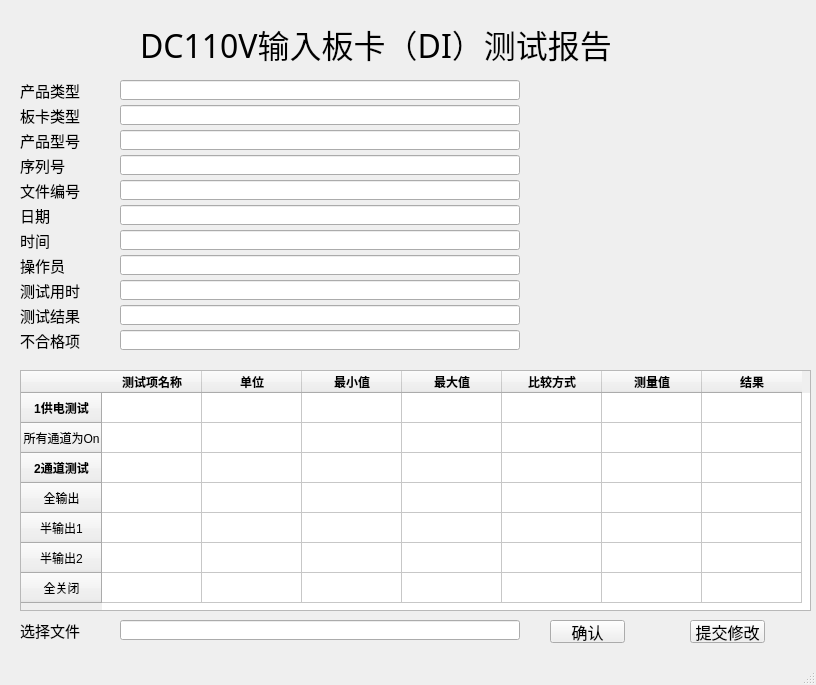
<?xml version="1.0" encoding="UTF-8"?>
<ui version="4.0">
 <class>MainWindow</class>
 <widget class="QMainWindow" name="MainWindow">
  <property name="geometry">
   <rect>
    <x>0</x>
    <y>0</y>
    <width>816</width>
    <height>685</height>
   </rect>
  </property>
  <property name="windowTitle">
   <string>MainWindow</string>
  </property>
  <widget class="QWidget" name="centralwidget">
   <widget class="QLabel" name="label">
    <property name="geometry">
     <rect>
      <x>140</x>
      <y>8</y>
      <width>491</width>
      <height>71</height>
     </rect>
    </property>
    <property name="font">
     <font>
      <family>Andalus</family>
      <pointsize>24</pointsize>
     </font>
    </property>
    <property name="text">
     <string>DC110V输入板卡（DI）测试报告</string>
    </property>
   </widget>
   <widget class="QLabel" name="label_2">
    <property name="geometry">
     <rect>
      <x>20</x>
      <y>80</y>
      <width>71</width>
      <height>20</height>
     </rect>
    </property>
    <property name="font">
     <font>
      <family>黑体</family>
      <pointsize>11</pointsize>
     </font>
    </property>
    <property name="text">
     <string>产品类型</string>
    </property>
   </widget>
   <widget class="QLabel" name="label_3">
    <property name="geometry">
     <rect>
      <x>20</x>
      <y>105</y>
      <width>71</width>
      <height>20</height>
     </rect>
    </property>
    <property name="font">
     <font>
      <family>黑体</family>
      <pointsize>11</pointsize>
     </font>
    </property>
    <property name="text">
     <string>板卡类型</string>
    </property>
   </widget>
   <widget class="QLabel" name="label_4">
    <property name="geometry">
     <rect>
      <x>20</x>
      <y>130</y>
      <width>71</width>
      <height>20</height>
     </rect>
    </property>
    <property name="font">
     <font>
      <family>黑体</family>
      <pointsize>11</pointsize>
     </font>
    </property>
    <property name="text">
     <string>产品型号</string>
    </property>
   </widget>
   <widget class="QLabel" name="label_5">
    <property name="geometry">
     <rect>
      <x>20</x>
      <y>155</y>
      <width>54</width>
      <height>20</height>
     </rect>
    </property>
    <property name="font">
     <font>
      <family>黑体</family>
      <pointsize>11</pointsize>
     </font>
    </property>
    <property name="text">
     <string>序列号</string>
    </property>
   </widget>
   <widget class="QLabel" name="label_6">
    <property name="geometry">
     <rect>
      <x>20</x>
      <y>180</y>
      <width>71</width>
      <height>20</height>
     </rect>
    </property>
    <property name="font">
     <font>
      <family>黑体</family>
      <pointsize>11</pointsize>
     </font>
    </property>
    <property name="text">
     <string>文件编号</string>
    </property>
   </widget>
   <widget class="QLabel" name="label_7">
    <property name="geometry">
     <rect>
      <x>20</x>
      <y>205</y>
      <width>54</width>
      <height>20</height>
     </rect>
    </property>
    <property name="font">
     <font>
      <family>黑体</family>
      <pointsize>11</pointsize>
     </font>
    </property>
    <property name="text">
     <string>日期</string>
    </property>
   </widget>
   <widget class="QLabel" name="label_8">
    <property name="geometry">
     <rect>
      <x>20</x>
      <y>230</y>
      <width>54</width>
      <height>20</height>
     </rect>
    </property>
    <property name="font">
     <font>
      <family>黑体</family>
      <pointsize>11</pointsize>
     </font>
    </property>
    <property name="text">
     <string>时间</string>
    </property>
   </widget>
   <widget class="QLabel" name="label_9">
    <property name="geometry">
     <rect>
      <x>20</x>
      <y>255</y>
      <width>54</width>
      <height>20</height>
     </rect>
    </property>
    <property name="font">
     <font>
      <family>黑体</family>
      <pointsize>11</pointsize>
     </font>
    </property>
    <property name="text">
     <string>操作员</string>
    </property>
   </widget>
   <widget class="QLabel" name="label_10">
    <property name="geometry">
     <rect>
      <x>20</x>
      <y>280</y>
      <width>71</width>
      <height>20</height>
     </rect>
    </property>
    <property name="font">
     <font>
      <family>黑体</family>
      <pointsize>11</pointsize>
     </font>
    </property>
    <property name="text">
     <string>测试用时</string>
    </property>
   </widget>
   <widget class="QLabel" name="label_11">
    <property name="geometry">
     <rect>
      <x>20</x>
      <y>305</y>
      <width>71</width>
      <height>20</height>
     </rect>
    </property>
    <property name="font">
     <font>
      <family>黑体</family>
      <pointsize>11</pointsize>
     </font>
    </property>
    <property name="text">
     <string>测试结果</string>
    </property>
   </widget>
   <widget class="QLabel" name="label_12">
    <property name="geometry">
     <rect>
      <x>20</x>
      <y>330</y>
      <width>71</width>
      <height>20</height>
     </rect>
    </property>
    <property name="font">
     <font>
      <family>黑体</family>
      <pointsize>11</pointsize>
     </font>
    </property>
    <property name="text">
     <string>不合格项</string>
    </property>
   </widget>
   <widget class="QLineEdit" name="product_type">
    <property name="geometry">
     <rect>
      <x>120</x>
      <y>80</y>
      <width>400</width>
      <height>20</height>
     </rect>
    </property>
   </widget>
   <widget class="QLineEdit" name="board_type">
    <property name="geometry">
     <rect>
      <x>120</x>
      <y>105</y>
      <width>400</width>
      <height>20</height>
     </rect>
    </property>
   </widget>
   <widget class="QLineEdit" name="product_model">
    <property name="geometry">
     <rect>
      <x>120</x>
      <y>130</y>
      <width>400</width>
      <height>20</height>
     </rect>
    </property>
   </widget>
   <widget class="QLineEdit" name="serial_number">
    <property name="geometry">
     <rect>
      <x>120</x>
      <y>155</y>
      <width>400</width>
      <height>20</height>
     </rect>
    </property>
   </widget>
   <widget class="QLineEdit" name="file_number">
    <property name="geometry">
     <rect>
      <x>120</x>
      <y>180</y>
      <width>400</width>
      <height>20</height>
     </rect>
    </property>
   </widget>
   <widget class="QLineEdit" name="date">
    <property name="geometry">
     <rect>
      <x>120</x>
      <y>205</y>
      <width>400</width>
      <height>20</height>
     </rect>
    </property>
   </widget>
   <widget class="QLineEdit" name="time">
    <property name="geometry">
     <rect>
      <x>120</x>
      <y>230</y>
      <width>400</width>
      <height>20</height>
     </rect>
    </property>
   </widget>
   <widget class="QLineEdit" name="operator_name">
    <property name="geometry">
     <rect>
      <x>120</x>
      <y>255</y>
      <width>400</width>
      <height>20</height>
     </rect>
    </property>
   </widget>
   <widget class="QLineEdit" name="test_time">
    <property name="geometry">
     <rect>
      <x>120</x>
      <y>280</y>
      <width>400</width>
      <height>20</height>
     </rect>
    </property>
   </widget>
   <widget class="QLineEdit" name="test_result">
    <property name="geometry">
     <rect>
      <x>120</x>
      <y>305</y>
      <width>400</width>
      <height>20</height>
     </rect>
    </property>
   </widget>
   <widget class="QLineEdit" name="failed_item">
    <property name="geometry">
     <rect>
      <x>120</x>
      <y>330</y>
      <width>400</width>
      <height>20</height>
     </rect>
    </property>
   </widget>
   <widget class="QTableWidget" name="tableWidget">
    <property name="geometry">
     <rect>
      <x>20</x>
      <y>370</y>
      <width>791</width>
      <height>241</height>
     </rect>
    </property>
    <row>
     <property name="text">
      <string>1供电测试</string>
     </property>
     <property name="font">
      <font>
       <weight>75</weight>
       <bold>true</bold>
      </font>
     </property>
     <property name="textAlignment">
      <set>AlignCenter</set>
     </property>
    </row>
    <row>
     <property name="text">
      <string>所有通道为On</string>
     </property>
     <property name="textAlignment">
      <set>AlignCenter</set>
     </property>
    </row>
    <row>
     <property name="text">
      <string>2通道测试</string>
     </property>
     <property name="font">
      <font>
       <weight>75</weight>
       <bold>true</bold>
      </font>
     </property>
     <property name="textAlignment">
      <set>AlignCenter</set>
     </property>
    </row>
    <row>
     <property name="text">
      <string>全输出</string>
     </property>
     <property name="textAlignment">
      <set>AlignCenter</set>
     </property>
    </row>
    <row>
     <property name="text">
      <string>半输出1</string>
     </property>
     <property name="textAlignment">
      <set>AlignCenter</set>
     </property>
    </row>
    <row>
     <property name="text">
      <string>半输出2</string>
     </property>
     <property name="textAlignment">
      <set>AlignCenter</set>
     </property>
    </row>
    <row>
     <property name="text">
      <string>全关闭</string>
     </property>
     <property name="textAlignment">
      <set>AlignCenter</set>
     </property>
    </row>
    <column>
     <property name="text">
      <string>测试项名称</string>
     </property>
     <property name="font">
      <font>
       <weight>75</weight>
       <bold>true</bold>
      </font>
     </property>
     <property name="textAlignment">
      <set>AlignCenter</set>
     </property>
    </column>
    <column>
     <property name="text">
      <string>单位</string>
     </property>
     <property name="font">
      <font>
       <weight>75</weight>
       <bold>true</bold>
      </font>
     </property>
     <property name="textAlignment">
      <set>AlignCenter</set>
     </property>
    </column>
    <column>
     <property name="text">
      <string>最小值</string>
     </property>
     <property name="font">
      <font>
       <weight>75</weight>
       <bold>true</bold>
      </font>
     </property>
     <property name="textAlignment">
      <set>AlignCenter</set>
     </property>
    </column>
    <column>
     <property name="text">
      <string>最大值</string>
     </property>
     <property name="font">
      <font>
       <weight>75</weight>
       <bold>true</bold>
      </font>
     </property>
     <property name="textAlignment">
      <set>AlignCenter</set>
     </property>
    </column>
    <column>
     <property name="text">
      <string>比较方式</string>
     </property>
     <property name="font">
      <font>
       <weight>75</weight>
       <bold>true</bold>
      </font>
     </property>
     <property name="textAlignment">
      <set>AlignCenter</set>
     </property>
    </column>
    <column>
     <property name="text">
      <string>测量值</string>
     </property>
     <property name="font">
      <font>
       <weight>75</weight>
       <bold>true</bold>
      </font>
     </property>
     <property name="textAlignment">
      <set>AlignCenter</set>
     </property>
    </column>
    <column>
     <property name="text">
      <string>结果</string>
     </property>
     <property name="font">
      <font>
       <weight>75</weight>
       <bold>true</bold>
      </font>
     </property>
     <property name="textAlignment">
      <set>AlignCenter</set>
     </property>
    </column>
   </widget>
   <widget class="QLabel" name="label_13">
    <property name="geometry">
     <rect>
      <x>20</x>
      <y>620</y>
      <width>71</width>
      <height>20</height>
     </rect>
    </property>
    <property name="font">
     <font>
      <family>黑体</family>
      <pointsize>11</pointsize>
     </font>
    </property>
    <property name="text">
     <string>选择文件</string>
    </property>
   </widget>
   <widget class="QLineEdit" name="select_file">
    <property name="geometry">
     <rect>
      <x>120</x>
      <y>620</y>
      <width>400</width>
      <height>20</height>
     </rect>
    </property>
   </widget>
   <widget class="QPushButton" name="submit_but">
    <property name="geometry">
     <rect>
      <x>550</x>
      <y>620</y>
      <width>75</width>
      <height>23</height>
     </rect>
    </property>
    <property name="font">
     <font>
      <family>楷体</family>
      <pointsize>12</pointsize>
     </font>
    </property>
    <property name="text">
     <string>确认</string>
    </property>
   </widget>
   <widget class="QPushButton" name="modify_but">
    <property name="geometry">
     <rect>
      <x>690</x>
      <y>620</y>
      <width>75</width>
      <height>23</height>
     </rect>
    </property>
    <property name="font">
     <font>
      <family>楷体</family>
      <pointsize>12</pointsize>
     </font>
    </property>
    <property name="text">
     <string>提交修改</string>
    </property>
   </widget>
  </widget>
  <widget class="QStatusBar" name="statusbar"/>
 </widget>
 <resources/>
 <connections/>
</ui>
